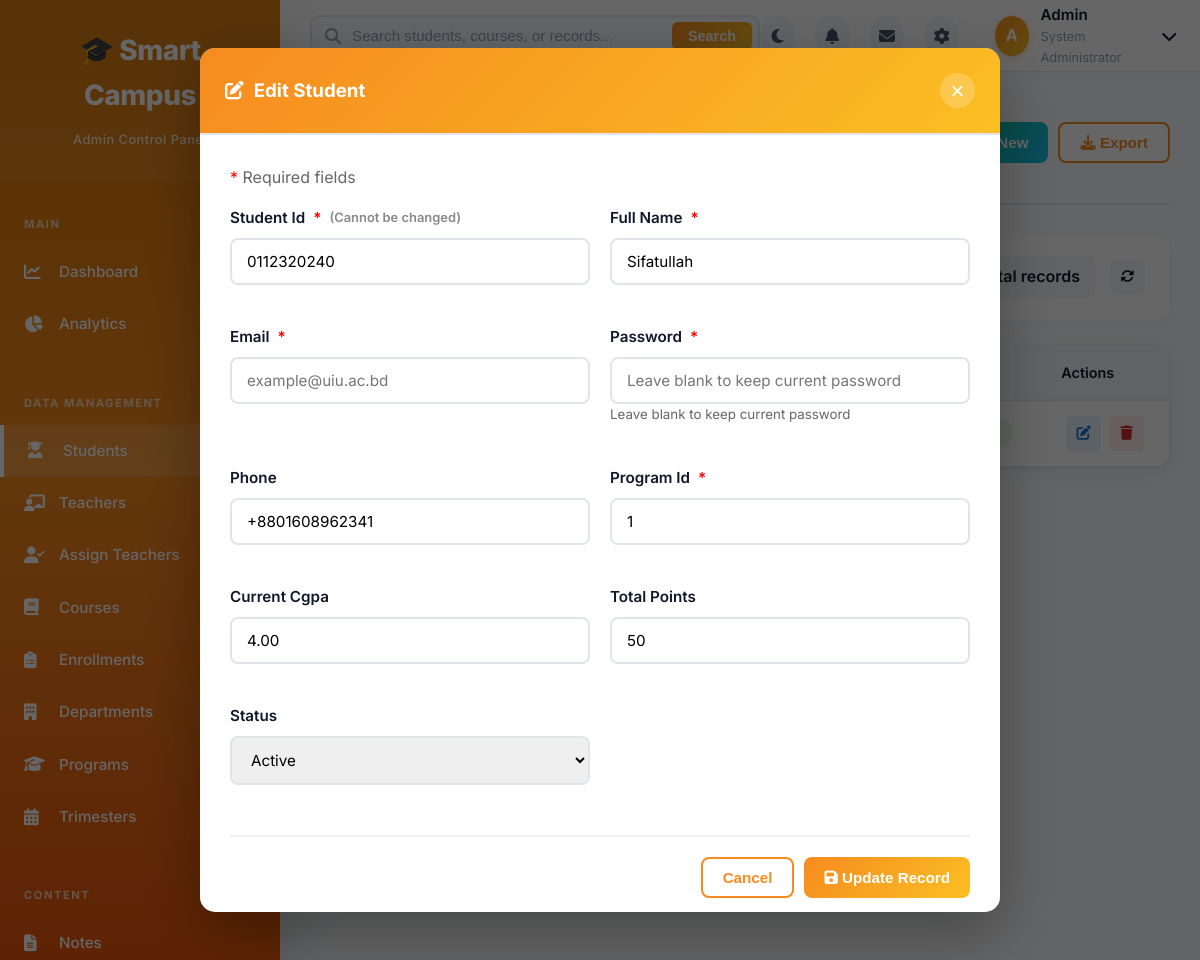
/admin/manage.php?table=students&action=edit&id=0112320240 (signed in), run on an earlier commit of the app's database.
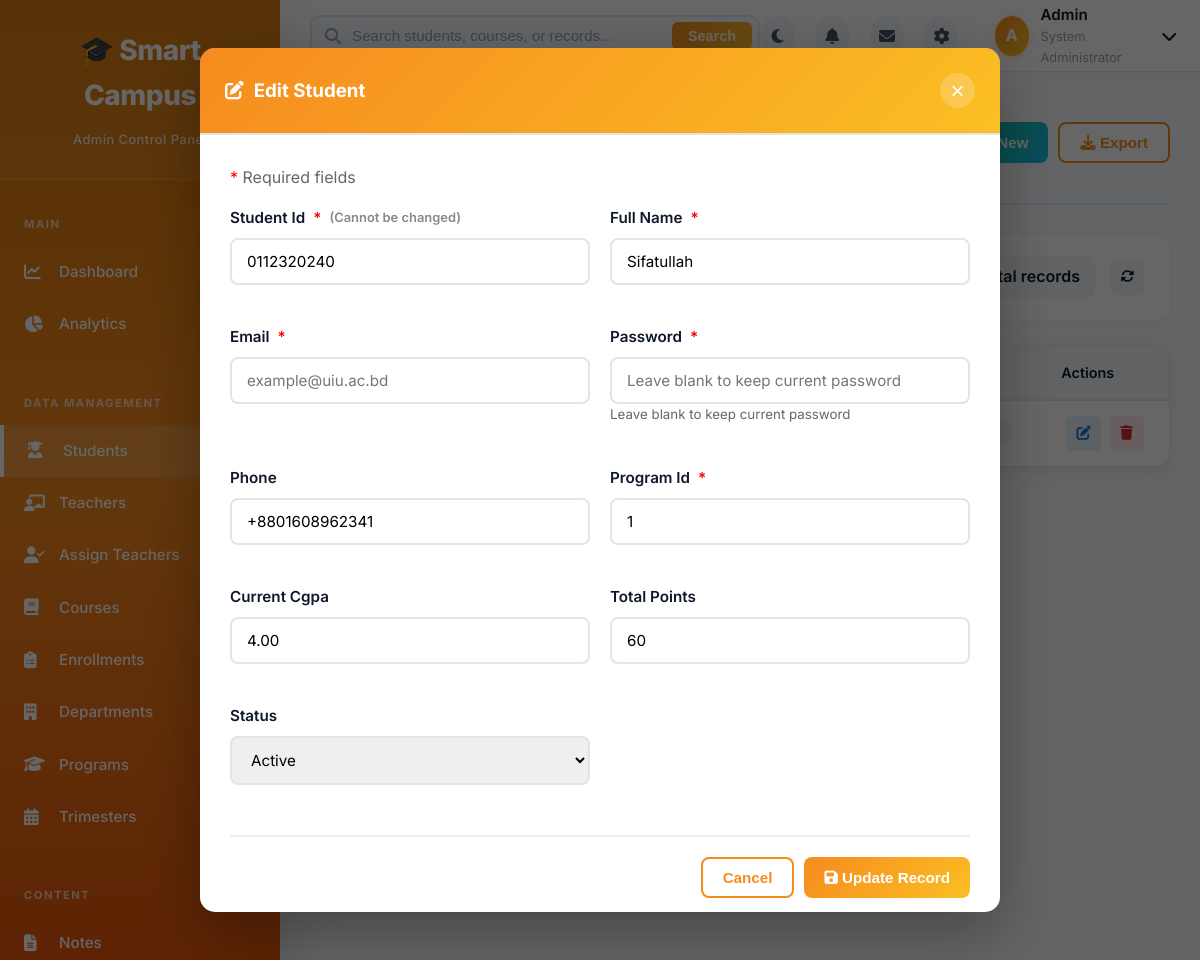
And on a later commit of the database.
### tables this page shows
CREATE TABLE `students` (
  `student_id` varchar(10) NOT NULL,
  `password_hash` varchar(255) NOT NULL,
  `full_name` varchar(100) NOT NULL,
  `email` varchar(100) DEFAULT NULL,
  `phone` varchar(20) DEFAULT NULL,
  `date_of_birth` date DEFAULT NULL,
  `blood_group` varchar(5) DEFAULT NULL,
  `father_name` varchar(100) DEFAULT NULL,
  `mother_name` varchar(100) DEFAULT NULL,
  `program_id` int(11) NOT NULL,
  `current_trimester_number` int(11) DEFAULT 1,
  `total_completed_credits` int(11) DEFAULT 0,
  `current_cgpa` decimal(3,2) DEFAULT 0.00,
  `total_points` int(11) DEFAULT 0,
  `profile_picture` varchar(255) DEFAULT NULL,
  `admission_date` date DEFAULT NULL,
  `status` enum('active','inactive','graduated','withdrawn') DEFAULT 'active',
  `created_at` timestamp NOT NULL DEFAULT current_timestamp(),
  `updated_at` timestamp NOT NULL DEFAULT current_timestamp() ON UPDATE current_timestamp(),
  `focus_streak` int(11) DEFAULT 0 COMMENT 'Current daily focus streak'
);

### admin/manage.php (the view, shortened to what the rows shown need)
<?php
require_once('../config/database.php');
$table = $_GET['table'] ?? 'students';
$action = $_GET['action'] ?? 'list';
$id = $_GET['id'] ?? $_POST['id'] ?? null;
$config = $table_config[$table];
$page = isset($_GET['page']) ? (int)$_GET['page'] : 1;
$per_page = 50;
$offset = ($page - 1) * $per_page;
$where_clause = '';
$edit_record = [];
if ($action === 'edit' && $id) {
    $edit_query = "SELECT * FROM $table WHERE {$config['primary_key']} = ?";
    $stmt = $conn->prepare($edit_query);
    $stmt->bind_param('s', $id);
    $stmt->execute();
    $edit_result = $stmt->get_result();
    if ($edit_result->num_rows > 0) {
        $edit_record = $edit_result->fetch_assoc();
    } else {
        $_SESSION['message'] = 'Record not found!';
        $_SESSION['message_type'] = 'error';
        header("Location: manage.php?table=$table");
        exit;
    }
}
$query = "SELECT * FROM $table $where_clause ORDER BY {$config['primary_key']} DESC LIMIT $per_page OFFSET $offset";
$result = $conn->query($query);
?>
<!DOCTYPE html>
<html lang="en">
<head>
    <link rel="stylesheet" href="assets/css/admin-style.css">
    <link rel="stylesheet" href="assets/css/manage-style.css">
    <link rel="stylesheet" href="https://cdnjs.cloudflare.com/ajax/libs/font-awesome/6.4.0/css/all.min.css">
</head>
<body>
    <div class="main-content">
        <?php include 'includes/topbar.php'; ?>
        <div class="dashboard-container">
            <div class="page-header">
                <div>
                    <h1><i class="fas <?php echo $config['icon']; ?>"></i> Manage <?php echo $config['title']; ?></h1>
                </div>
            </div>
            <div class="table-card">
                <div class="table-responsive">
                    <table class="data-table" id="dataTable">
                        <thead>
                            <tr>
                                <?php foreach ($config['display_fields'] as $field): ?>
                                    <th><?php echo ucwords(str_replace('_', ' ', $field)); ?></th>
                                <?php endforeach; ?>
                                <th class="text-center">Actions</th>
                            </tr>
                        </thead>
                        <tbody>
                            <?php if ($result && $result->num_rows > 0): ?>
                                <?php while($row = $result->fetch_assoc()): ?>
                                    <tr>
                                        <?php foreach ($config['display_fields'] as $field): ?>
                                            <td>
                                                <?php
                                                $value = $row[$field] ?? '';
                                                if ($field === 'status') {
                                                    $status_class = $value === 'active' || $value === 'enrolled' || $value === 'approved' ? 'success' :
                                                                   ($value === 'pending' ? 'warning' : 'danger');
                                                    echo "<span class='badge badge-$status_class'>" . ucfirst($value) . "</span>";
                                                } elseif ($field === 'is_current' || strpos($field, 'is_') === 0) {
                                                    echo $value ? '<span class="badge badge-success">Yes</span>' : '<span class="badge badge-secondary">No</span>';
                                                } elseif (strpos($field, 'date') !== false || strpos($field, 'time') !== false) {
                                                    echo $value ? date('M d, Y', strtotime($value)) : '-';
                                                } else {
                                                    echo htmlspecialchars($value);
                                                }
                                                ?>
                                            </td>
                                        <?php endforeach; ?>
                                        <td class="text-center action-buttons">
                                            <button class="btn-action btn-edit" onclick="window.location.href='manage.php?table=<?php echo $table; ?>&action=edit&id=<?php echo $row[$config['primary_key']]; ?>';" title="Edit">
                                                <i class="fas fa-edit"></i>
                                            </button>
                                            <button class="btn-action btn-delete" onclick="if(confirm('Are you sure you want to delete this record?')) { window.location.href='manage.php?table=<?php echo $table; ?>&action=delete&id=<?php echo $row[$config['primary_key']]; ?>'; }" title="Delete">
                                                <i class="fas fa-trash"></i>
                                            </button>
                                        </td>
                                    </tr>
                                <?php endwhile; ?>
                            <?php endif; ?>
                        </tbody>
                    </table>
                </div>
            </div>
        </div>
    </div>
    <div id="addEditModal" class="modal" style="display: <?php echo ($action === 'add' || $action === 'edit') ? 'flex' : 'none'; ?>;">
        <div class="modal-content modal-lg">
            <div class="modal-body">
                <form method="POST" action="manage.php?table=<?php echo $table; ?>&action=<?php echo $action; ?><?php echo $id ? '&id='.$id : ''; ?>">
                    <div class="form-row">
                        <?php foreach ($config['editable_fields'] as $field):
                            $field_value = $edit_record[$field] ?? '';
                            $field_label = $field === 'password_hash' ? 'Password' : ucwords(str_replace('_', ' ', $field));
                            $is_required = in_array($field, $config['required_fields'] ?? []);
                            $is_readonly = ($action === 'edit' && in_array($field, $config['readonly_on_edit'] ?? []));
                            $required_attr = $is_required ? 'required' : '';
                            $readonly_attr = $is_readonly ? 'readonly' : '';
                        ?>
                            <div class="form-group">
                                <label>
                                    <?php echo $field_label; ?>
                                    <?php if ($is_required): ?>
                                        <span style="color: red;">*</span>
                                    <?php endif; ?>
                                    <?php if ($is_readonly): ?>
                                        <span style="color: #888; font-size: 0.85em;">(Cannot be changed)</span>
                                    <?php endif; ?>
                                </label>
                                <?php if ($field === 'password_hash'): ?>
                                    <input type="password" name="<?php echo $field; ?>" class="form-control"
                                           value=""
                                           <?php echo ($action === 'add' ? $required_attr : ''); ?>
                                           placeholder="<?php echo $action === 'edit' ? 'Leave blank to keep current password' : 'Enter password'; ?>">
                                    <?php if ($action === 'edit'): ?>
                                        <small style="color: #666;">Leave blank to keep current password</small>
                                    <?php endif; ?>
                                <?php elseif ($field === 'status'): ?>
                                    <select name="<?php echo $field; ?>" class="form-control" <?php echo $required_attr; ?>>
                                        <option value="active" <?php echo $field_value === 'active' ? 'selected' : ''; ?>>Active</option>
                                    </select>
                                <?php elseif (strpos($field, 'date') !== false): ?>
                                    <input type="date" name="<?php echo $field; ?>" class="form-control"
                                           value="<?php echo htmlspecialchars($field_value); ?>"
                                           <?php echo $required_attr; ?> <?php echo $readonly_attr; ?>>
                                <?php elseif ($field === 'description' || $field === 'content'): ?>
                                    <textarea name="<?php echo $field; ?>" class="form-control" rows="4"
                                              <?php echo $required_attr; ?>><?php echo htmlspecialchars($field_value); ?></textarea>
                                <?php elseif (strpos($field, 'email') !== false): ?>
                                    <input type="email" name="<?php echo $field; ?>" class="form-control"
                                           value="<?php echo htmlspecialchars($field_value); ?>"
                                           <?php echo $required_attr; ?> <?php echo $readonly_attr; ?>
                                           placeholder="example@uiu.ac.bd">
                                <?php elseif ($field === 'phone'): ?>
                                    <input type="tel" name="<?php echo $field; ?>" class="form-control"
                                           value="<?php echo htmlspecialchars($field_value); ?>"
                                           <?php echo $required_attr; ?>
                                           placeholder="+880 1XXX-XXXXXX">
                                <?php elseif (in_array($field, ['credit_hours', 'total_required_credits', 'duration_years', 'points_awarded', 'total_points', 'current_cgpa'])): ?>
                                    <input type="number" step="0.01" name="<?php echo $field; ?>" class="form-control"
                                           value="<?php echo htmlspecialchars($field_value); ?>"
                                           <?php echo $required_attr; ?> <?php echo $readonly_attr; ?>
                                           min="0">
                                <?php elseif (strpos($field, '_id') !== false): ?>
                                    <input type="text" name="<?php echo $field; ?>" class="form-control"
                                           value="<?php echo htmlspecialchars($field_value); ?>"
                                           <?php echo $required_attr; ?> <?php echo $readonly_attr; ?>
                                           placeholder="Enter <?php echo $field_label; ?>">
                                <?php else: ?>
                                    <input type="text" name="<?php echo $field; ?>" class="form-control"
                                           value="<?php echo htmlspecialchars($field_value); ?>"
                                           <?php echo $required_attr; ?> <?php echo $readonly_attr; ?>>
                                <?php endif; ?>
                            </div>
                        <?php endforeach; ?>
                    </div>
                </form>
            </div>
        </div>
    </div>
</body>
</html>

What changed in the data, as far as the page shows it:
changed students "Sifatullah": total_points "50" → "60"
